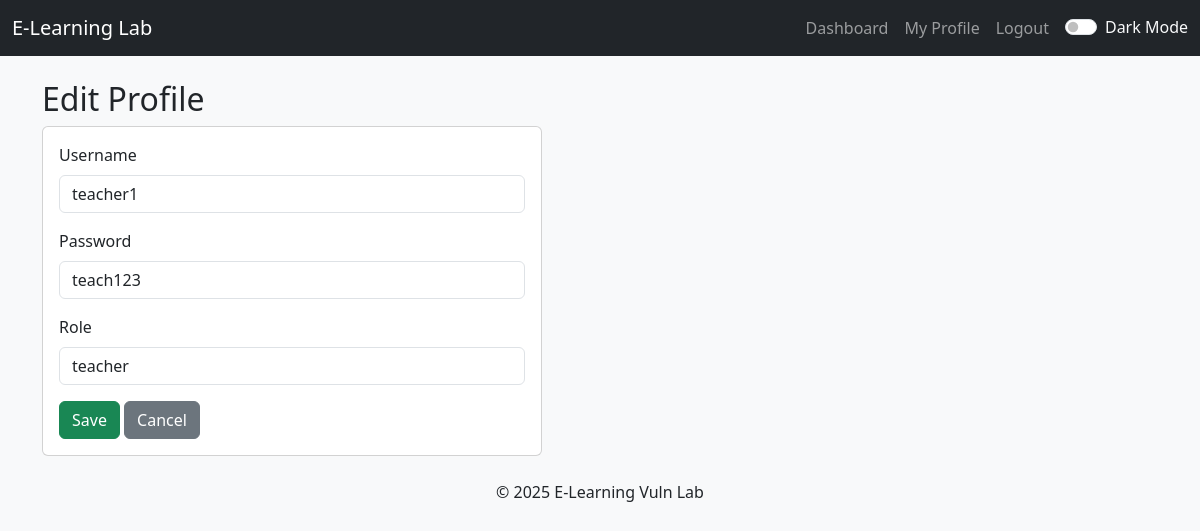
Screenshot of /edit_profile?id=2 (signed in) with the database file from the repository.
### tables this page shows
CREATE TABLE users (
    id INTEGER PRIMARY KEY AUTOINCREMENT,
    username TEXT,
    password TEXT,
    role TEXT
);

### app.py (the view, shortened to what this page needs)
@app.route("/edit_profile", methods=["GET", "POST"])
def edit_profile():
    if "user_id" not in session:
        return redirect("/login")
    db = get_db()
    if request.method == "GET":
        user_id = request.args.get("id")
        user = db.execute("SELECT * FROM users WHERE id=?", (user_id,)).fetchone()
        if not user:
            return "User not found"
        return render_template("edit_profile.html", user=user)

### app.py (called while the page is built)
def get_db():
    conn = sqlite3.connect('database.db')
    conn.row_factory = sqlite3.Row
    return conn

### templates/edit_profile.html (shortened to what this page needs)
{% extends "base.html" %}
{% block content %}
<h2>Edit Profile</h2>
<div class="card mb-3" style="max-width: 500px;">
    <div class="card-body">
        <form method="POST">
            <div class="mb-3">
                <label class="form-label">Username</label>
                <input type="text" class="form-control" name="username" value="{{ user['username'] }}">
            </div>
            <div class="mb-3">
                <label class="form-label">Password</label>
                <input type="text" class="form-control" name="password" value="{{ user['password'] }}">
            </div>
            <div class="mb-3">
                <label class="form-label">Role</label>
                <input type="text" class="form-control" name="role" value="{{ user['role'] }}">
            </div>
            <button type="submit" class="btn btn-success">Save</button>
            <a href="/profile?id={{ user['id'] }}" class="btn btn-secondary">Cancel</a>
        </form>
    </div>
</div>
{% endblock %}

### static/css/theme.css (style rules this page uses)
body.light-mode { background-color: #f8f9fa; color: #212529; }

### rows the page displays
users: username "teacher1", password "teach123", role "teacher"
